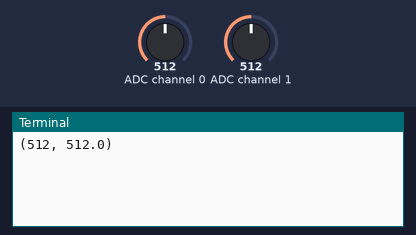
A program run on a simulated Raspberry Pi (BCM pin numbers). On the bench: the last lines printed to the terminal. The test bench sets the inputs (shaded band); at power-on: ADC channel 0 = 512, ADC channel 1 = 512 (analog values on the 0–1023 scale). Threads take turns every 2 ms.

Above: at 1.2 s.
1.3 s: ADC channel 0 set to 716
At 2.6 s:
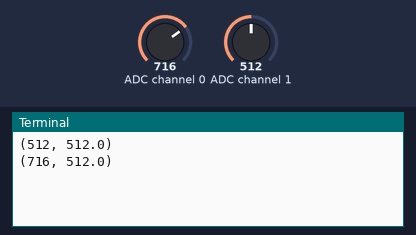
2.8 s: ADC channel 1 set to 716
At 3.8 s:
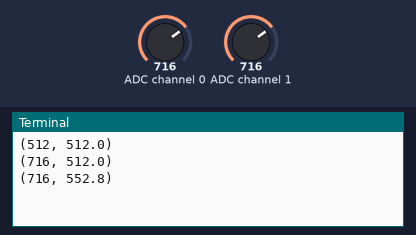
4.3 s: ADC channel 0 set to 900
At 5.6 s:
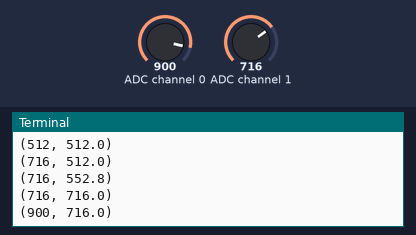
5.8 s: ADC channel 1 set to 900
At 6.6 s:
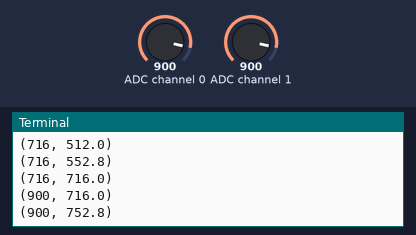
Timing chart, 0 to 8.3 s (numbered marks = the images above; inputs shaded):
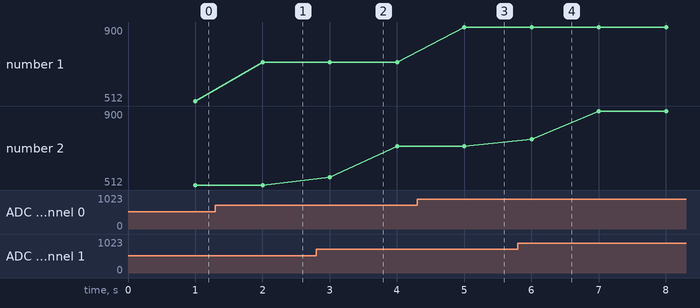

The program:

sensorManager.py
```python
import sensor
import analogSensor
import time
import soundSensor

class SensorManager():
    def __init__(self):
        self.__powerSensors = [analogSensor.AnalogSensor()]
        self.__powerSensorInitialize()
        self.__soundSensor = soundSensor.SoundSensor()
        self.__soundSensor.setChannel(1)

    def __powerSensorInitialize(self):
        self.__powerSensors[0].setChannel(0)

    def getData(self):
        return self.__powerSensors[0].getData(), self.__soundSensor.getData()


if __name__ == "__main__":
    sm = SensorManager()
    while True:
        time.sleep(1)
        print(sm.getData())
```

sensor.py
```python
class Sensor():
    def __init__(self):
        pass
    def getData(self):
        pass
```

analogSensor.py
```python
import sensor
import spidev, time

class AnalogSensor(sensor.Sensor):
    def __init__(self):
        sensor.Sensor.__init__(self)
        self.__spiDevManager = SpiDevManager().instance()

    def setChannel(self,_channel):
        self.__channel = _channel

    def getData(self):
        return self.__spiDevManager.getAnalogData(self.__channel)


class SpiDevManager():
    __instance = None

    @classmethod
    def __getInstance(cls):
        return cls.__instance

    @classmethod
    def instance(cls):
        cls.__instance = cls()
        cls.instance = cls.__getInstance
        cls.__instance.initSpi()
        return cls.__instance

    def initSpi(self):
        self.spi = spidev.SpiDev()
        self.spi.open(0, 0)
        self.spi.max_speed_hz = 1350000

    def getAnalogData(self, _channel):
        r = self.spi.xfer2([1, (8 + _channel) << 4,0])
        adc_out = ((r[1]&3) << 8) + r[2]
        return adc_out


if __name__ == "__main__":
    ase = AnalogSensor()
    ase.setChannel(0)
    while True:
        time.sleep(1)
        print(ase.getData())
```

soundSensor.py
```python
import analogSensor
import threading
import time


class SoundSensor(analogSensor.AnalogSensor):
    def __init__(self):
        super().__init__()

    def setChannel(self, _channel):
        super().setChannel(_channel)
        self.__sum_sound = 0
        self.__num_sound = 0
        self.__lock = threading.Lock()
        self.__thread = threading.Thread(target=self.calculateData)
        self.__thread.start()

    def calculateData(self):
        while True:
            time.sleep(0.05)
            data = super().getData()
            self.__lock.acquire()
            self.__sum_sound += data
            self.__num_sound += 1
            self.__lock.release()

    def getData(self):
        ret = 0
        self.__lock.acquire()
        ret = self.__sum_sound / self.__num_sound
        self.__sum_sound = 0
        self.__num_sound = 0
        self.__lock.release()
        return ret


if __name__ == '__main__':
    ss = SoundSensor()
    ss.setChannel(0)
    while True:
        time.sleep(5)
        print(ss.getData())
```

Measured:
- after the input at 1.3 s, the terminal: prints a new line after 0.70 s (image 1)
- after the input at 2.8 s, the terminal: prints a new line after 0.20 s (image 2)
- after the input at 4.3 s, the terminal: prints a new line after 0.70 s (image 3)
- after the input at 5.8 s, the terminal: prints a new line after 0.20 s (image 4)
- plotted number 1: 512 → 716 after the input at 1.3 s, 716 → 900 after the input at 4.3 s
